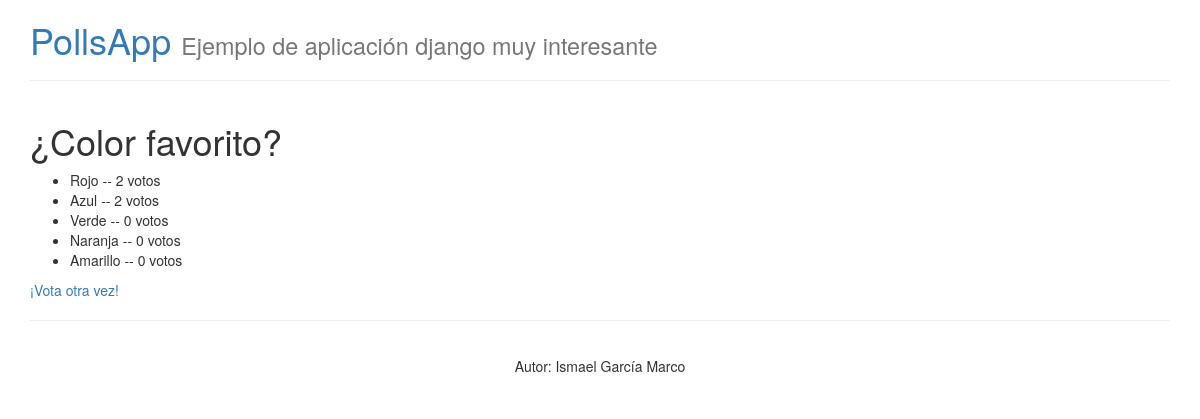
Page /polls/1/results/ on the committed database.
### polls/models.py (models this page shows, shortened)
class Question(models.Model):
	question_text = models.CharField(max_length=200)
	pub_date = models.DateTimeField('date published')

class Choice(models.Model):
	question = models.ForeignKey(Question)
	choice_text = models.CharField(max_length=200)
	votes = models.IntegerField(default=0)

### polls/views.py (the view)
# urls.py: url(r'^(?P<question_id>\d+)/results/$', views.results, name='results'),
def results(request, question_id):
	question = get_object_or_404(Question, pk=question_id)
	context = {
		'question' : question
	}
	return render(request, 'results.html' , context)

### polls/context_processor.py (called while the page is built)
def SiteInfo(request):
	return {
		'site_title' : settings.SITE_TITLE,
		'site_subtitle' : settings.SITE_SUBTITLE,
		'site_credits' : settings.SITE_CREDITS,
	}

def LastActivity(request):
	result = {}
	if 'votes' in request.session:
		pks_list = request.session['votes']
		questions = list(Question.objects.filter(pk__in=pks_list))
		questions.sort(key=lambda t: pks_list.index(t.pk))
		result['last_questions'] = questions
	return result

### polls/templates/results.html
{% extends "layouts/main.html" %}
{% block content %}
<h1>{{question.question_text}}</h1>
<ul>
	{% for choice in question.choice_set.all %}
		<li>{{choice.choice_text}} -- {{choice.votes}} voto{{choice.votes|pluralize}}</li>
	{% endfor %}
</ul>
<a href="{% url 'detail' question.id %}">¡Vota otra vez!</a>
{% endblock %}

### polls/templates/layouts/main.html (shortened to what this page needs)
{% load staticfiles %}
<!DOCTYPE html>
<html>
<head>
	<link rel="stylesheet" type="text/css" href="{% static 'css/bootstrap.min.css' %}">
	<link rel="stylesheet" type="text/css" href="{% static 'css/bootstrap-theme.min.css' %}">
</head>
<body>
	<div class="container">
		<h1><a href="{% url 'index' %}">{{ site_title }}</a> <small>{{ site_subtitle }}</small></h1>
		<hr/>
		<div class="row">
			<div class="col-md-9">
				{% block content %}{% endblock %}
			</div>
			<div class="col-md-3">
			</div>
		</div>
		<hr/>
		<div style="text-align:center;padding:15px;">
			{{ site_credits }}
		</div>
	</div>
</body>
</html>

### rows in the picture
Question: question_text "¿Color favorito?"
Choice: choice_text "Rojo", votes "2"
Choice: choice_text "Azul", votes "2"
Choice: choice_text "Verde", votes "0"
Choice: choice_text "Naranja", votes "0"
Choice: choice_text "Amarillo", votes "0"

### other values in the picture
{{ site_title }} "PollsApp"
{{ site_subtitle }} "Ejemplo de aplicación django muy interesante"
{{ site_credits }} "Autor: Ismael García Marco"
